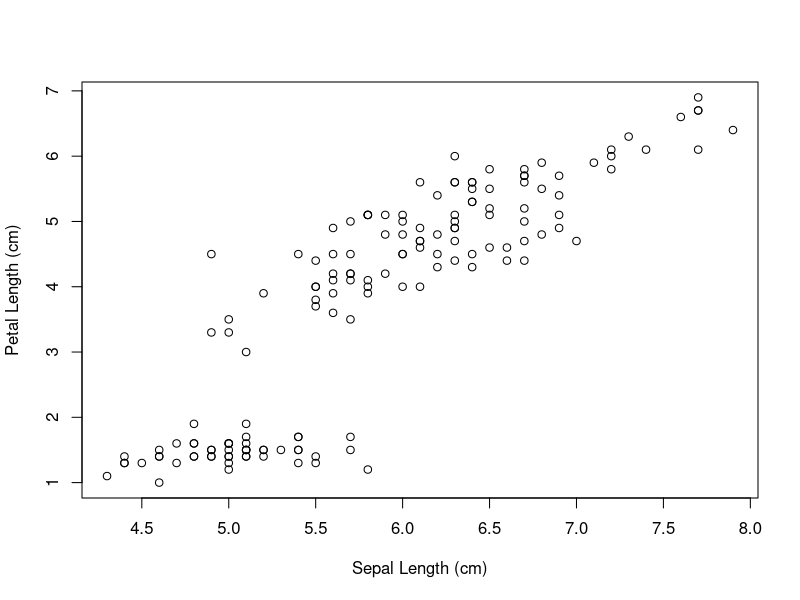

Here is the R script that generated this plot:
## ---- chunk 1
knitr::opts_chunk$set(echo = TRUE)
require(dplyr)
require(tidyr)
require(stringr)
require(ggplot2)
## ---- chunk 2
data("iris") #loading iris dataset 
## ---- chunk 3
knitr::kable(head(iris),caption = "First Five Rows of Iris")
## ---- chunk 4
knitr::kable(head(iris),caption = "First Five Rows of Iris")
## ---- chunk 5
plot(iris$Petal.Length~iris$Sepal.Length, xlab="Sepal Length (cm)", ylab="Petal Length (cm)")
